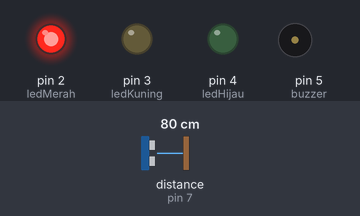
Recording of a sketch running on a simulated Arduino Uno, built with avr-gcc and run on an emulated ATmega328P. Shown: output pins drawn as LEDs (lit = HIGH), buzzer (waves = sounding). Wiring (inferred from the names in the program): ultrasonic range finder: trigger pin 6; echo pin 7. The test bench sets the inputs (shaded band); at power-on: distance to the obstacle (sensor on pin 7) 80 cm. The echo pulse lasts 58.3 µs per cm; pins used as bus, display or sensor lines are not drawn; what the sketch prints to the serial monitor is not drawn.

Above: at 7.8 s.
7.9 s: distance to the obstacle (sensor on pin 7) set to 32 cm
13.0 s: distance to the obstacle (sensor on pin 7) set to 28 cm
At 20.4 s:
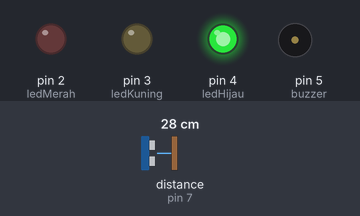
At 25.4 s:
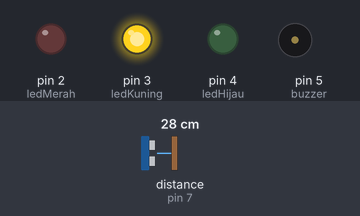
Timing chart, 0 to 27.0 s (numbered marks = the images above; inputs shaded):
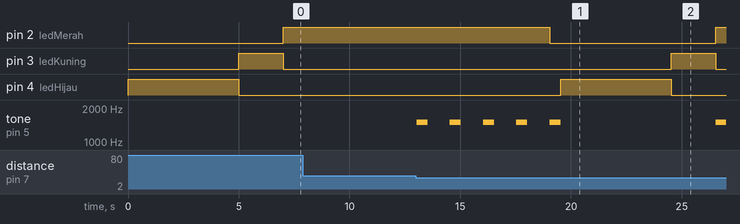

Measured:
- the behaviour switches between 31 and 30 cm on distance to the obstacle (sensor on pin 7) (found by bisection; images 0 and 1)
- after the input at 7.9 s, every drawn part: stays the same
- after the input at 13.0 s, tone on pin 5 (buzzer): goes 4 × (1500 Hz 0.50 s, silent 1.0 s), 1500 Hz 0.50 s, silent 7.0 s, then 1500 Hz, starting at once

The sketch:

sketch_mar22c.ino
```cpp
// Definisi pin
#define ledMerah 2
#define ledKuning 3
#define ledHijau 4
#define buzzer 5
#define trigPin 6
#define echoPin 7

long duration;
int distance;
bool pelanggaran = false;

void setup() {
  pinMode(ledMerah, OUTPUT);
  pinMode(ledKuning, OUTPUT);
  pinMode(ledHijau, OUTPUT);
  pinMode(trigPin, OUTPUT);
  pinMode(echoPin, INPUT);

  Serial.begin(9600);
}

void loop() {
  // 🔄 Cek sensor setiap loop (untuk halangan umum)
  bacaSensor();

  // 🟢 Lampu Hijau
  digitalWrite(ledHijau, HIGH);
  digitalWrite(ledKuning, LOW);
  digitalWrite(ledMerah, LOW);
  noTone(buzzer); // pastikan buzzer mati
  Serial.println("Lampu Hijau");
  delay(5000);

  // 🟡 Lampu Kuning
  digitalWrite(ledHijau, LOW);
  digitalWrite(ledKuning, HIGH);
  Serial.println("Lampu Kuning");
  delay(2000);

  // 🔴 Lampu Merah
  digitalWrite(ledKuning, LOW);
  digitalWrite(ledMerah, HIGH);
  Serial.println("Lampu Merah");

  pelanggaran = false;

  // Cek pelanggaran selama 10 detik
  for (int i = 0; i < 10; i++) {
    bacaSensor();
    if (distance < 10) {
      pelanggaran = true;
    }
    delay(1000);
  }

  // Bunyikan buzzer jika ada pelanggaran saat lampu merah
  if (pelanggaran) {
    tone(buzzer, 2000); // bunyi 2000 Hz
    Serial.println("🚨 Pelanggaran lampu merah!");
    delay(2000);
    noTone(buzzer);
  }

  digitalWrite(ledMerah, LOW);
}

// 🔎 Fungsi untuk membaca jarak dari sensor
void bacaSensor() {
  digitalWrite(trigPin, LOW);
  delayMicroseconds(2);
  digitalWrite(trigPin, HIGH);
  delayMicroseconds(10);
  digitalWrite(trigPin, LOW);

  duration = pulseIn(echoPin, HIGH);
  distance = duration * 0.034 / 2;

  Serial.print("Jarak: ");
  Serial.print(distance);
  Serial.println(" cm");

  // 🛑 Jika ada halangan kapan saja → buzzer langsung bunyi
  if (distance < 30) {
    tone(buzzer, 1500);         // nada 1500 Hz
    Serial.println("🚧 Halangan terdeteksi - buzzer aktif");
    delay(500);
    noTone(buzzer);
  }
}
```
